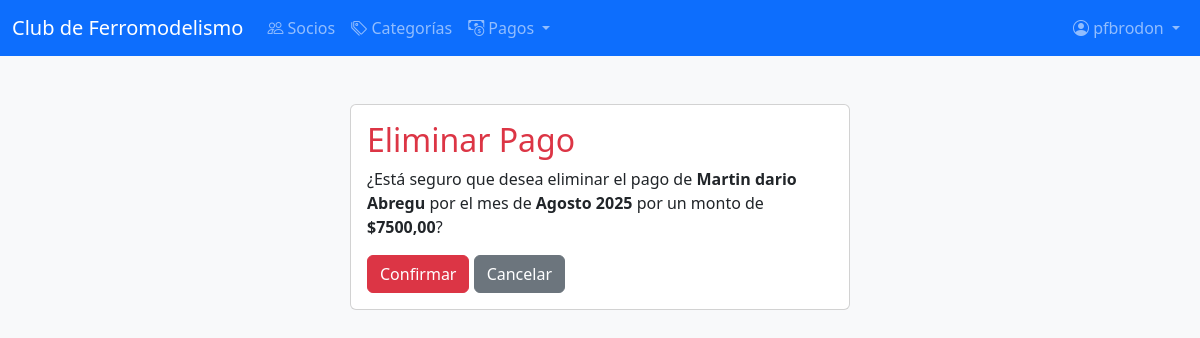
The page /socios/pagos/eliminar/9/ (signed in) on the database as committed earlier.
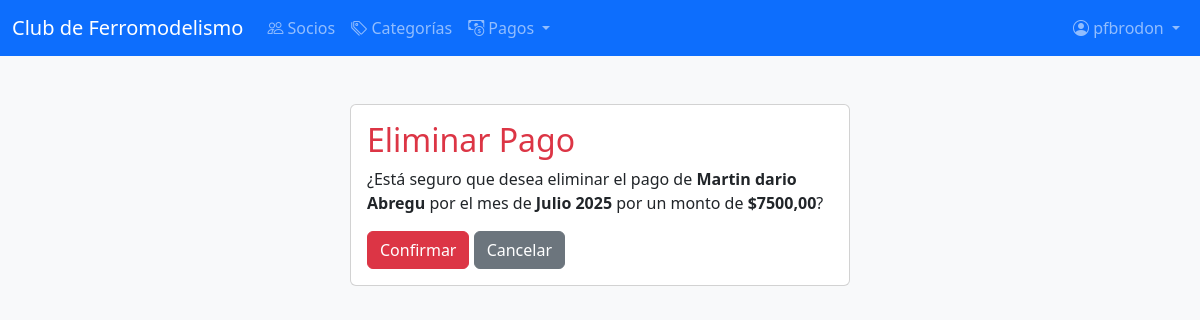
The same page on the database as committed later.
### socios/models.py (models this page shows, shortened)
class Pago(models.Model):
    METODO_PAGO_CHOICES = (
        ('efectivo', 'Efectivo'),
        ('transferencia', 'Transferencia'),
        ('debito', 'Débito'),
        ('credito', 'Crédito'),
    )
    socio = models.ForeignKey(Socio, on_delete=models.CASCADE, related_name='pagos')
    concepto = models.ForeignKey(Concepto, on_delete=models.PROTECT, related_name='pagos', null=True)
    monto = models.DecimalField(max_digits=10, decimal_places=2)
    fecha_pago = models.DateField(default=timezone.now)
    mes_correspondiente = models.CharField(max_length=20, help_text="Mes al que corresponde el pago (ej: Enero 2025)")
    metodo_pago = models.CharField(max_length=15, choices=METODO_PAGO_CHOICES, default='efectivo')
    comprobante = models.CharField(max_length=100, blank=True, null=True, help_text="Número de comprobante o referencia")
    comentarios = models.TextField(blank=True, null=True)
    class Meta:
        verbose_name = "Pago"
        verbose_name_plural = "Pagos"
        ordering = ['-fecha_pago']

class Socio(models.Model):
    usuario = models.OneToOneField(User, on_delete=models.CASCADE, related_name='socio', null=True, blank=True)
    nombre = models.CharField(max_length=50)
    apellido = models.CharField(max_length=50)
    direccion = models.CharField(max_length=200)
    dni = models.CharField(max_length=20, unique=True)
    categoria = models.ForeignKey(Categoria, on_delete=models.PROTECT, related_name='socios', null=True)
    email = models.EmailField()
    celular = models.CharField(max_length=20)
    fecha_nacimiento = models.DateField()
    fecha_alta = models.DateField(auto_now_add=True)
    es_administrador = models.BooleanField(default=False)
    class Meta:
        verbose_name = "Socio"
        verbose_name_plural = "Socios"

### socios/views.py (the view, shortened to what this page needs)
# urls.py: path('pagos/eliminar/<int:pk>/', PagoDeleteView.as_view(), name='eliminar_pago'),
class PagoDeleteView(LoginRequiredMixin, EsAdministradorMixin, DeleteView):
    model = Pago
    template_name = 'socios/pago_confirm_delete.html'
    login_url = 'socios:login'

### socios/views.py (called while the page is built)
    def test_func(self):
        if self.request.user.is_superuser:
            return True
        if hasattr(self.request.user, 'socio'):
            return self.request.user.socio.es_administrador
        return False

### socios/templates/socios/pago_confirm_delete.html (shortened to what this page needs)
{% extends 'base.html' %}
{% block content %}
  <div class="card mx-auto mt-5" style="max-width: 500px;">
    <div class="card-body">
      <h2 class="card-title text-danger">Eliminar Pago</h2>
      <p>¿Está seguro que desea eliminar el pago de <strong>{{ object.socio.nombre }} {{ object.socio.apellido }}</strong> por el mes de <strong>{{ object.mes_correspondiente }}</strong> por un monto de <strong>${{ object.monto }}</strong>?</p>
      <form method="post">
        <button type="submit" class="btn btn-danger">Confirmar</button>
        <a href="{% url 'socios:detalle_socio' object.socio.pk %}" class="btn btn-secondary">Cancelar</a>
      </form>
    </div>
  </div>
{% endblock %}

Rows that differ between the two databases and show on the page:
changed Pago "Martin dario": mes_correspondiente "Agosto 2025" → "Julio 2025"
